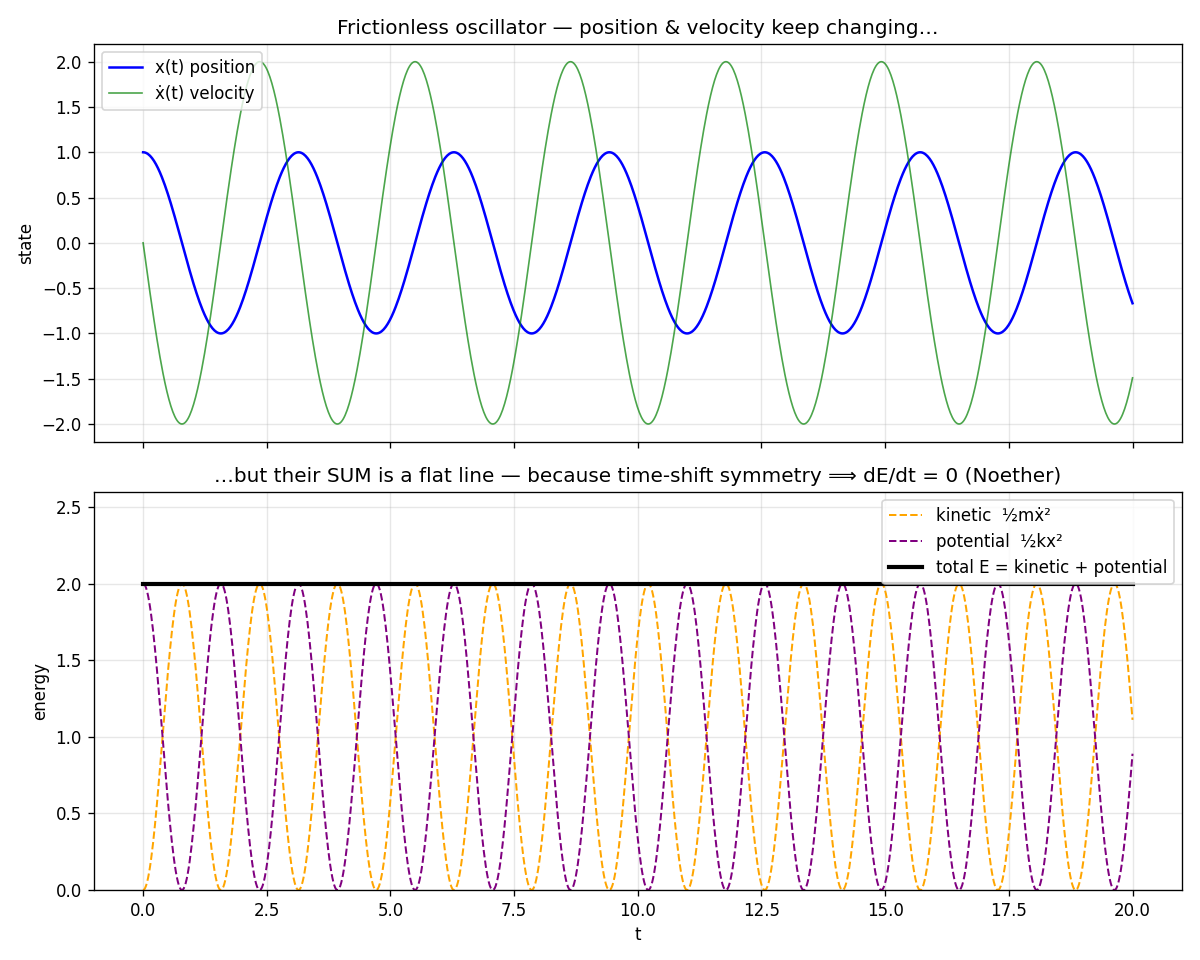

Write the Python code that produced this figure.
"""Time doesn't care when you start the experiment → energy is conserved.

Emmy Noether (1918) proved the deepest "why" in physics: every continuous
symmetry of a system's action yields a conserved quantity. The most famous case:

        the laws don't change if you shift the clock  (time-translation symmetry)
        ⟹  ENERGY is conserved.

We do NOT postulate energy conservation. We start from a Lagrangian with no
explicit time in it, and let SymPy derive that E = ẋ·∂L/∂ẋ − L has zero time
derivative along any solution. Then we watch it stay flat on a real trajectory.

    phenomenon:   a mass on a spring swings forever (idealised, frictionless)
    dissection (symbolic):  ∂L/∂t = 0  ⟹  dE/dt = 0   — proven by SymPy
    dissection (numeric):   integrate the motion, plot E(t) — a flat line
    formula:      E = ẋ ∂L/∂ẋ − L = ½mẋ² + ½kx²  (kinetic + potential)
"""
from pathlib import Path

import matplotlib.pyplot as plt
import numpy as np
import sympy as sp
from scipy.integrate import solve_ivp

# --- symbolic dissection: derive dE/dt = 0 from time-translation symmetry ---
t = sp.symbols("t")
m, k = sp.symbols("m k", positive=True)
x = sp.Function("x")(t)
xdot = x.diff(t)

# Lagrangian L = kinetic − potential, with NO explicit t  →  time-translation symmetric.
L = sp.Rational(1, 2) * m * xdot**2 - sp.Rational(1, 2) * k * x**2
print(f"Lagrangian   L = {L}")
print(f"∂L/∂t (explicit) = {sp.diff(L, t, explicit=False)}  →  symmetric under t → t + ε")

# Euler–Lagrange equation of motion (what the system actually does).
EL = sp.diff(L, x) - sp.diff(sp.diff(L, xdot), t)
eom = sp.solve(sp.Eq(EL, 0), x.diff(t, 2))[0]        # ẍ = −(k/m) x
print(f"Euler–Lagrange ⟹  ẍ = {eom}")

# Noether's conserved quantity for time-translation: the energy (Hamiltonian).
E = xdot * sp.diff(L, xdot) - L
E = sp.simplify(E)
print(f"Noether charge  E = ẋ·∂L/∂ẋ − L = {E}")

# Prove dE/dt = 0 ON SHELL (substitute the equation of motion).
dEdt = sp.diff(E, t)
dEdt_on_shell = sp.simplify(dEdt.subs(x.diff(t, 2), eom))
print(f"dE/dt along solutions = {dEdt_on_shell}   ⟹  ENERGY CONSERVED (Noether, 1918)")
assert dEdt_on_shell == 0, "energy should be conserved!"

# --- numeric confirmation: integrate the motion and watch E(t) stay flat ---
m_val, k_val = 1.0, 4.0
def rhs(tt, y):
    xx, vv = y
    return [vv, -(k_val / m_val) * xx]

sol = solve_ivp(rhs, (0, 20), [1.0, 0.0], t_eval=np.linspace(0, 20, 1000), rtol=1e-10, atol=1e-12)
xx, vv = sol.y
E_num = 0.5 * m_val * vv**2 + 0.5 * k_val * xx**2
print(f"numeric energy: min={E_num.min():.6f}  max={E_num.max():.6f}  (flat to solver tolerance)")

# --- visualization ---
fig, (ax1, ax2) = plt.subplots(2, 1, figsize=(10, 8), sharex=True)

ax1.plot(sol.t, xx, "b-", lw=1.5, label="x(t) position")
ax1.plot(sol.t, vv, "g-", lw=1, alpha=0.7, label="ẋ(t) velocity")
ax1.set_ylabel("state")
ax1.set_title("Frictionless oscillator — position & velocity keep changing…")
ax1.legend()
ax1.grid(alpha=0.3)

ax2.plot(sol.t, 0.5 * m_val * vv**2, "--", color="orange", lw=1.2, label="kinetic  ½mẋ²")
ax2.plot(sol.t, 0.5 * k_val * xx**2, "--", color="purple", lw=1.2, label="potential  ½kx²")
ax2.plot(sol.t, E_num, "k-", lw=2.5, label="total E = kinetic + potential")
ax2.set_ylim(0, E_num.max() * 1.3)
ax2.set_xlabel("t")
ax2.set_ylabel("energy")
ax2.set_title("…but their SUM is a flat line — because time-shift symmetry ⟹ dE/dt = 0 (Noether)")
ax2.legend(loc="upper right")
ax2.grid(alpha=0.3)

plt.tight_layout()
out = Path(__file__).with_suffix(".png")
plt.savefig(out, dpi=120)
print(f"Saved: {out}")
